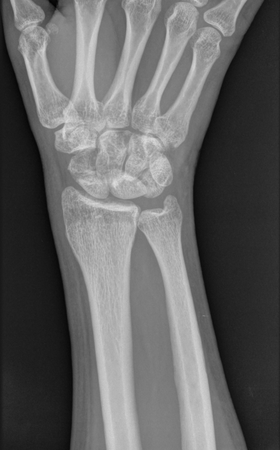
#> input picture images/example1.png, 280 x 450 px
$ jupyter execute '5_Operacje morfologiczne.ipynb'
#> lines starting #> are read from the running program, lines starting #| are printed output that depends on the picture; after the words box and inside, x2 and y2 are one past the last pixel; in counts of white or black regions, pixels touching at a corner belong together
# Operacje morfologiczne
Opracowanie: A.Florkowska
\
Repozytorium: https://github.com/aflorkowska/Image-Processing/tree/main

[cell 1]
import numpy as np
import matplotlib.pyplot as plt
import scipy.signal as signal
import scipy.ndimage as nd
from skimage import io
from skimage import color
import time
from IPython.display import Image

# Progowanie - tworzenie obrazów binarnych
Obraz binarny to taki, którego wartości do 0 lub 1, czyli jest po prostu czarno - biały. Jeśli chcemy zamienić dane na obraz wejściowy to musimy je najpierw przekonwertować do skali szarości, a następnie zmodyfikować wartości, tak aby finalny obraz składał się tylko z 0 i 1.

Ale w jaki sposób?

Służy temu operacja progowania. Intensywności na obrazie mogą być w skali [0,1] lub [0,255]. na początku musi wybrać jakąś wartość progu - wszystkie piksele, których wartość jest niższa niż próg dostaną wartość 0 (tło), a większe 1 (obiekt). Jest to tzw. proste progowanie, który jest jednym z rodzajów segmentacji - ale o tym w późniejszych notatnikach.

Bardzo ciężko jest czasem jednoznacznie wyznaczyć poziom progu, dlatego często się zdarza, że wynikowe obrazy zawierają szum.

[cell 2]
normalize = lambda image: (image - np.min(image)) / (np.max(image) - np.min(image))
image = io.imread(".././images/example1.png")
#> image is the input picture: shape (450, 280, 4); mean R, G, B, A 99.6, 99.6, 99.6, 255
image = image[:,:,0:3]
#> image: shape (450, 280, 3)
image = color.rgb2gray(image)
#> image: shape (450, 280) float64
image = normalize(image)
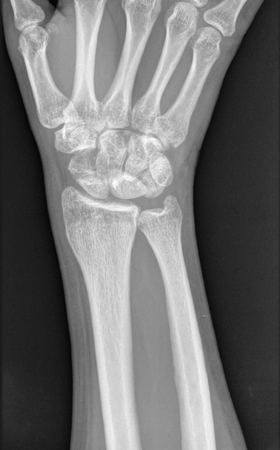
#> image: shape (450, 280) float64; min 0, max 1, mean 0.448

print(f"Minimum value {np.min(image)} and maximum value {np.max(image)}")
#| Minimum value 0.0 and maximum value 1.0

simple_thresholding = lambda image, threshold: image > threshold

output1 = simple_thresholding(image, 0.3)
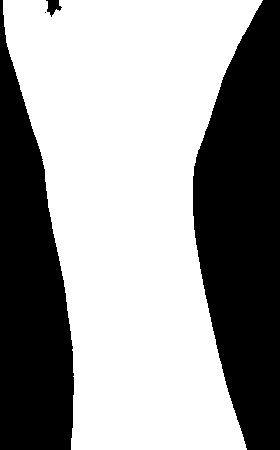
#> output1: shape (450, 280) bool; 60.3% white; 4 black regions (1 under 20 px), largest, box (x1, y1, x2, y2) and area: (193, 0, 280, 450) 28571, (0, 0, 74, 450) 21318, (46, 0, 62, 17) 151
output2 = simple_thresholding(image, 0.55)
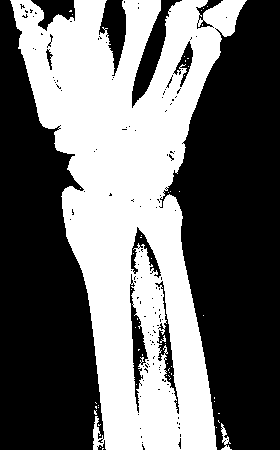
#> output2: shape (450, 280) bool; 42.8% white; 52 white regions (49 under 20 px), largest, box (x1, y1, x2, y2) and area: (10, 0, 247, 450) 53721, (221, 423, 232, 450) 115, (160, 335, 166, 343) 20
output3 = simple_thresholding(image, 0.75)
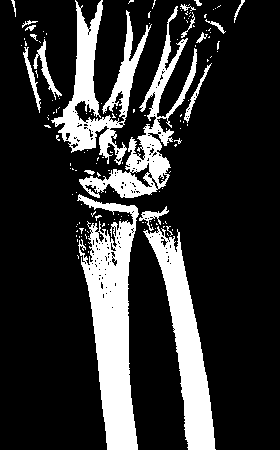
#> output3: shape (450, 280) bool; 19.8% white; 143 white regions (124 under 20 px), largest, box (x1, y1, x2, y2) and area: (77, 194, 139, 450) 8272, (143, 226, 216, 450) 5555, (51, 0, 152, 165) 5066

plt.figure(figsize=(4, 2), dpi=200)
#> (this line was passed over: IPython is not available in this run)
plt.subplot(1, 4, 1)
#> (this line was passed over: IPython is not available in this run)
plt.imshow(image, cmap='gray')
#> (this line was passed over: IPython is not available in this run)
plt.axis('off')
#> (this line was passed over: IPython is not available in this run)
plt.title("Input image", fontsize=6)
#> (this line was passed over: IPython is not available in this run)
plt.subplot(1, 4, 2)
#> (this line was passed over: IPython is not available in this run)
plt.imshow(output1, cmap='gray')
#> (this line was passed over: IPython is not available in this run)
plt.axis('off')
plt.title("Threshold = 0.3", fontsize=6)
plt.subplot(1, 4, 3)
plt.imshow(output2, cmap='gray')
plt.axis('off')
plt.title("Threshold = 0.55", fontsize=6)
plt.subplot(1, 4, 4)
plt.imshow(output3, cmap='gray')
plt.axis('off')
plt.title("Threshold = 0.75", fontsize=6)
plt.show()
